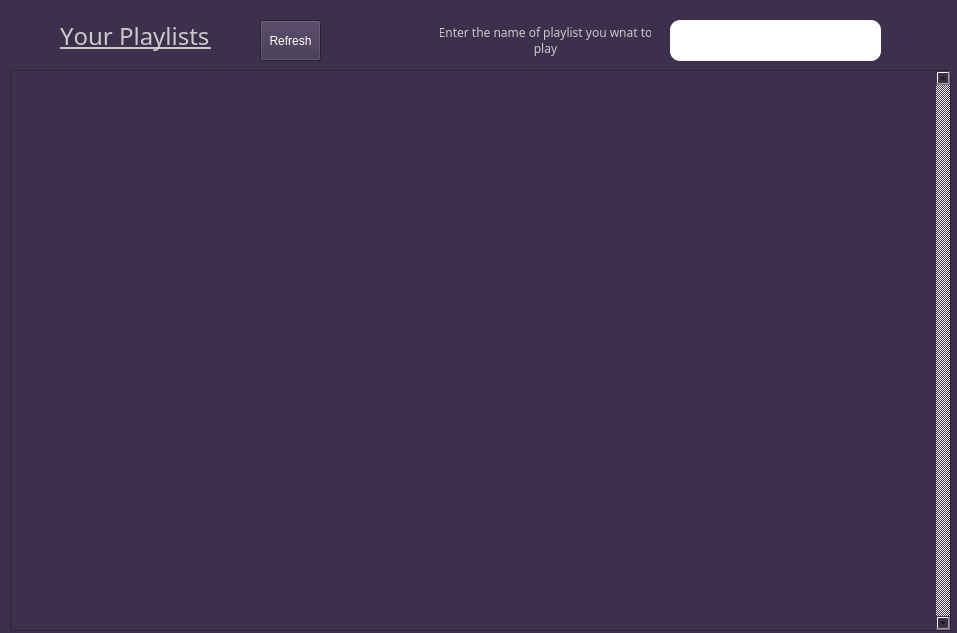
<?xml version="1.0" encoding="UTF-8"?>
<ui version="4.0">
 <class>mainWindow</class>
 <widget class="QMainWindow" name="mainWindow">
  <property name="geometry">
   <rect>
    <x>0</x>
    <y>0</y>
    <width>957</width>
    <height>633</height>
   </rect>
  </property>
  <property name="windowTitle">
   <string>PlayList</string>
  </property>
  <property name="windowIcon">
   <iconset>
    <normaloff>../../ICONS FOR APP/icons8_headphone_64_Vu5_icon.ico</normaloff>../../ICONS FOR APP/icons8_headphone_64_Vu5_icon.ico</iconset>
  </property>
  <property name="styleSheet">
   <string notr="true">background-color:#3D304C</string>
  </property>
  <widget class="QWidget" name="centralwidget">
   <widget class="QScrollArea" name="scrollArea">
    <property name="geometry">
     <rect>
      <x>10</x>
      <y>70</y>
      <width>941</width>
      <height>561</height>
     </rect>
    </property>
    <property name="minimumSize">
     <size>
      <width>941</width>
      <height>561</height>
     </size>
    </property>
    <property name="verticalScrollBarPolicy">
     <enum>Qt::ScrollBarAlwaysOn</enum>
    </property>
    <property name="horizontalScrollBarPolicy">
     <enum>Qt::ScrollBarAlwaysOff</enum>
    </property>
    <property name="widgetResizable">
     <bool>true</bool>
    </property>
    <widget class="QWidget" name="scrollAreaWidgetContents">
     <property name="geometry">
      <rect>
       <x>0</x>
       <y>0</y>
       <width>922</width>
       <height>559</height>
      </rect>
     </property>
    </widget>
   </widget>
   <widget class="QLabel" name="heading">
    <property name="geometry">
     <rect>
      <x>60</x>
      <y>10</y>
      <width>151</width>
      <height>51</height>
     </rect>
    </property>
    <property name="font">
     <font>
      <family>Bahnschrift</family>
      <pointsize>18</pointsize>
      <weight>50</weight>
      <italic>false</italic>
      <bold>false</bold>
      <underline>true</underline>
      <kerning>false</kerning>
     </font>
    </property>
    <property name="styleSheet">
     <string notr="true"> color: rgb(202, 202, 202);</string>
    </property>
    <property name="text">
     <string>Your Playlists :-</string>
    </property>
    <property name="alignment">
     <set>Qt::AlignLeading|Qt::AlignLeft|Qt::AlignVCenter</set>
    </property>
   </widget>
   <widget class="QLineEdit" name="srch_name">
    <property name="geometry">
     <rect>
      <x>670</x>
      <y>20</y>
      <width>211</width>
      <height>41</height>
     </rect>
    </property>
    <property name="font">
     <font>
      <family>Bahnschrift SemiBold</family>
      <pointsize>13</pointsize>
      <weight>75</weight>
      <bold>true</bold>
     </font>
    </property>
    <property name="styleSheet">
     <string notr="true">border-radius:10px;background-color:#fff</string>
    </property>
   </widget>
   <widget class="QPushButton" name="search_playlist">
    <property name="geometry">
     <rect>
      <x>890</x>
      <y>20</y>
      <width>61</width>
      <height>41</height>
     </rect>
    </property>
    <property name="cursor">
     <cursorShape>PointingHandCursor</cursorShape>
    </property>
    <property name="focusPolicy">
     <enum>Qt::NoFocus</enum>
    </property>
    <property name="styleSheet">
     <string notr="true">border-radius:10px</string>
    </property>
    <property name="text">
     <string/>
    </property>
    <property name="icon">
     <iconset>
      <normaloff>../../ICONS FOR APP/search-32.ico</normaloff>../../ICONS FOR APP/search-32.ico</iconset>
    </property>
    <property name="iconSize">
     <size>
      <width>32</width>
      <height>32</height>
     </size>
    </property>
    <property name="shortcut">
     <string>Ctrl+Return</string>
    </property>
    <property name="checkable">
     <bool>true</bool>
    </property>
   </widget>
   <widget class="QLabel" name="label_5">
    <property name="geometry">
     <rect>
      <x>440</x>
      <y>25</y>
      <width>211</width>
      <height>31</height>
     </rect>
    </property>
    <property name="font">
     <font>
      <family>Bahnschrift</family>
      <pointsize>9</pointsize>
     </font>
    </property>
    <property name="styleSheet">
     <string notr="true"> color: rgb(202, 202, 202);</string>
    </property>
    <property name="text">
     <string>Enter the name of playlist you wnat to 
play</string>
    </property>
    <property name="alignment">
     <set>Qt::AlignCenter</set>
    </property>
   </widget>
   <widget class="QPushButton" name="back">
    <property name="geometry">
     <rect>
      <x>-20</x>
      <y>10</y>
      <width>81</width>
      <height>21</height>
     </rect>
    </property>
    <property name="cursor">
     <cursorShape>PointingHandCursor</cursorShape>
    </property>
    <property name="focusPolicy">
     <enum>Qt::NoFocus</enum>
    </property>
    <property name="styleSheet">
     <string notr="true">border-radius:10px</string>
    </property>
    <property name="text">
     <string/>
    </property>
    <property name="icon">
     <iconset>
      <normaloff>../../ICONS FOR APP/arrow-121-24.ico</normaloff>../../ICONS FOR APP/arrow-121-24.ico</iconset>
    </property>
    <property name="iconSize">
     <size>
      <width>20</width>
      <height>20</height>
     </size>
    </property>
   </widget>
   <widget class="QPushButton" name="refresh_page">
    <property name="geometry">
     <rect>
      <x>260</x>
      <y>20</y>
      <width>61</width>
      <height>41</height>
     </rect>
    </property>
    <property name="cursor">
     <cursorShape>PointingHandCursor</cursorShape>
    </property>
    <property name="focusPolicy">
     <enum>Qt::NoFocus</enum>
    </property>
    <property name="styleSheet">
     <string notr="true">font: 63 10pt &quot;Bahnschrift SemiBold&quot;;
color: rgb(255, 255, 255);</string>
    </property>
    <property name="text">
     <string>Refresh</string>
    </property>
   </widget>
  </widget>
 </widget>
 <resources/>
 <connections/>
</ui>
